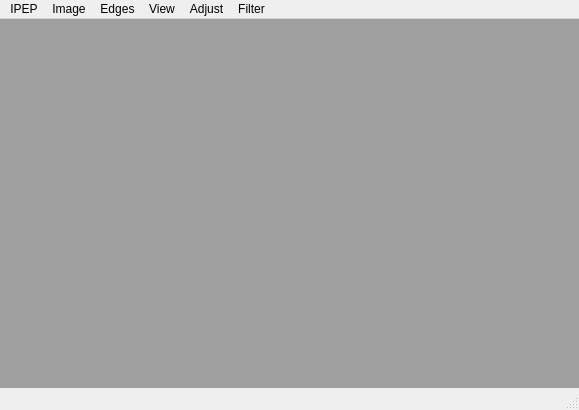
<?xml version="1.0" encoding="UTF-8"?>
<ui version="4.0">
 <class>MainWindow</class>
 <widget class="QMainWindow" name="MainWindow">
  <property name="geometry">
   <rect>
    <x>0</x>
    <y>0</y>
    <width>579</width>
    <height>410</height>
   </rect>
  </property>
  <property name="windowTitle">
   <string>MainWindow</string>
  </property>
  <widget class="QWidget" name="ImageWidget">
   <widget class="QMdiArea" name="mdiArea">
    <property name="geometry">
     <rect>
      <x>0</x>
      <y>0</y>
      <width>1280</width>
      <height>720</height>
     </rect>
    </property>
   </widget>
  </widget>
  <widget class="QMenuBar" name="menuBar">
   <property name="geometry">
    <rect>
     <x>0</x>
     <y>0</y>
     <width>579</width>
     <height>21</height>
    </rect>
   </property>
   <widget class="QMenu" name="menuIPEP">
    <property name="title">
     <string>IPEP</string>
    </property>
    <addaction name="actionOpenImage"/>
    <addaction name="actionSaveImage"/>
    <addaction name="separator"/>
    <addaction name="actionQuit"/>
   </widget>
   <widget class="QMenu" name="menuImage">
    <property name="title">
     <string>Image</string>
    </property>
    <addaction name="actionUndo"/>
    <addaction name="actionRedo"/>
   </widget>
   <widget class="QMenu" name="menuEdges">
    <property name="title">
     <string>Edges</string>
    </property>
    <addaction name="actionHorizontalEdges"/>
    <addaction name="actionVerticalEdges"/>
    <addaction name="actionSobel"/>
    <addaction name="actionLaplacian"/>
   </widget>
   <widget class="QMenu" name="menuView">
    <property name="title">
     <string>View</string>
    </property>
    <addaction name="actionZoomIn"/>
    <addaction name="actionZoomOut"/>
    <addaction name="actionResize"/>
    <addaction name="actionRotate"/>
    <addaction name="actionHorizontalFlip"/>
    <addaction name="actionVerticalFlip"/>
   </widget>
   <widget class="QMenu" name="menuAdjust">
    <property name="title">
     <string>Adjust</string>
    </property>
    <addaction name="actionBrightness"/>
    <addaction name="actionGrayScale"/>
    <addaction name="actionGammaCorrection"/>
    <addaction name="actionNegative"/>
    <addaction name="actionRGB"/>
    <addaction name="actionRGBSwap"/>
   </widget>
   <widget class="QMenu" name="menuFilter">
    <property name="title">
     <string>Filter</string>
    </property>
    <addaction name="actionLowPass"/>
    <addaction name="actionHighPass"/>
    <addaction name="actionHeavyBlur"/>
    <addaction name="actionLightBlur"/>
   </widget>
   <addaction name="menuIPEP"/>
   <addaction name="menuImage"/>
   <addaction name="menuEdges"/>
   <addaction name="menuView"/>
   <addaction name="menuAdjust"/>
   <addaction name="menuFilter"/>
  </widget>
  <widget class="QStatusBar" name="statusBar"/>
  <action name="actionOpenImage">
   <property name="text">
    <string>Open Image</string>
   </property>
  </action>
  <action name="actionSaveImage">
   <property name="text">
    <string>Save Image</string>
   </property>
  </action>
  <action name="actionQuit">
   <property name="text">
    <string>Quit</string>
   </property>
  </action>
  <action name="actionUndo">
   <property name="text">
    <string>Undo</string>
   </property>
  </action>
  <action name="actionRedo">
   <property name="text">
    <string>Redo</string>
   </property>
  </action>
  <action name="actionHorizontalEdges">
   <property name="text">
    <string>Horizontal Edges</string>
   </property>
  </action>
  <action name="actionVerticalEdges">
   <property name="text">
    <string>Vertical Edges</string>
   </property>
  </action>
  <action name="actionSobel">
   <property name="text">
    <string>Sobel</string>
   </property>
  </action>
  <action name="actionLaplacian">
   <property name="text">
    <string>Laplacian</string>
   </property>
  </action>
  <action name="actionZoomIn">
   <property name="text">
    <string>Zoom In</string>
   </property>
   <property name="shortcut">
    <string>+</string>
   </property>
  </action>
  <action name="actionZoomOut">
   <property name="text">
    <string>Zoom Out</string>
   </property>
   <property name="shortcut">
    <string>-</string>
   </property>
  </action>
  <action name="actionResize">
   <property name="text">
    <string>Resize</string>
   </property>
  </action>
  <action name="actionRotate">
   <property name="text">
    <string>Rotate</string>
   </property>
  </action>
  <action name="actionHorizontalFlip">
   <property name="text">
    <string>Horizontal Flip </string>
   </property>
  </action>
  <action name="actionVerticalFlip">
   <property name="text">
    <string>Vertical Flip</string>
   </property>
  </action>
  <action name="actionIncreaseBrightness">
   <property name="text">
    <string>Increase Brightness</string>
   </property>
   <property name="shortcut">
    <string>Ctrl+A</string>
   </property>
  </action>
  <action name="actionGrayScale">
   <property name="text">
    <string>GrayScale</string>
   </property>
  </action>
  <action name="actionGammaCorrection">
   <property name="text">
    <string>Gamma Correction</string>
   </property>
  </action>
  <action name="actionNegative">
   <property name="text">
    <string>Negative</string>
   </property>
  </action>
  <action name="actionLowPass">
   <property name="text">
    <string>LowPass</string>
   </property>
  </action>
  <action name="actionHighPass">
   <property name="text">
    <string>High Pass</string>
   </property>
  </action>
  <action name="actionHeavyBlur">
   <property name="text">
    <string>Heavy Blur</string>
   </property>
  </action>
  <action name="actionLightBlur">
   <property name="text">
    <string>Light Blur</string>
   </property>
  </action>
  <action name="actionRGB">
   <property name="text">
    <string>RGB</string>
   </property>
  </action>
  <action name="actionRGBSwap">
   <property name="text">
    <string>RGBSwap</string>
   </property>
  </action>
  <action name="actionDecreaseBrightness">
   <property name="text">
    <string>Decrease Brightness</string>
   </property>
   <property name="shortcut">
    <string>Ctrl+Z</string>
   </property>
  </action>
  <action name="actionBrightness">
   <property name="text">
    <string>Brightness</string>
   </property>
  </action>
 </widget>
 <layoutdefault spacing="6" margin="11"/>
 <resources/>
 <connections>
  <connection>
   <sender>actionQuit</sender>
   <signal>triggered()</signal>
   <receiver>MainWindow</receiver>
   <slot>close()</slot>
   <hints>
    <hint type="sourcelabel">
     <x>-1</x>
     <y>-1</y>
    </hint>
    <hint type="destinationlabel">
     <x>253</x>
     <y>223</y>
    </hint>
   </hints>
  </connection>
 </connections>
</ui>
